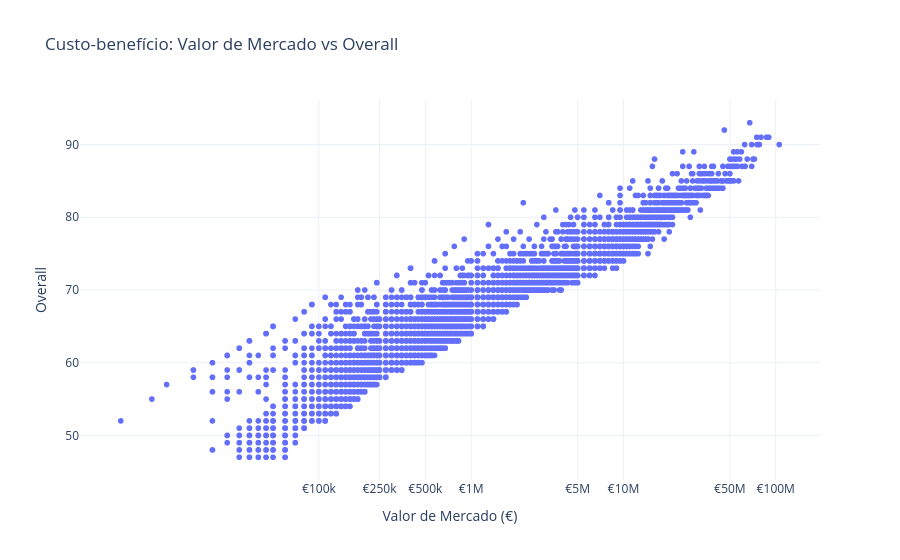

Notebook code cell kept with this figure:
### Markdown cell above
## Valor de Mercado vs Overall (Custo-Benefício)

O gráfico mostra uma relação positiva entre o overall dos jogadores e seu valor de mercado: atletas com melhor desempenho técnico tendem a valer mais. No entanto, essa relação não é linear, havendo grande variação de preços para jogadores com o mesmo overall.
Observa-se que fatores como idade, potencial, clube e visibilidade no mercado influenciam fortemente o valor, explicando casos de jogadores supervalorizados (alto valor, overall mediano) e subvalorizados (bom overall com baixo custo).
O gráfico é útil para identificar oportunidades de custo-benefício, auxiliando decisões de scouting, compra, venda ou renovação de contratos.

### Code cell
fig = px.scatter(
    df,
    x='value_eur',
    y='overall_rating',
    log_x=True,
    hover_name='name',
    hover_data={
        'value_eur': ':,.0f',
        'overall_rating': True,
        'age': True,
        'nationality': True,
        'team': True
    },
    title='Custo-benefício: Valor de Mercado vs Overall'
)

fig.update_xaxes(
    tickvals=[
        100_000,
        250_000,
        500_000,
        1_000_000,
        5_000_000,
        10_000_000,
        50_000_000,
        100_000_000
    ],
    ticktext=[
        '€100k',
        '€250k',
        '€500k',
        '€1M',
        '€5M',
        '€10M',
        '€50M',
        '€100M'
    ],
    title='Valor de Mercado (€)'
)

fig.update_layout(
    yaxis_title='Overall',
    template='plotly_white'
)

fig.show()

### Figure 1 — Plotly figure (JSON) as saved in the notebook; plotly's stock layout.template omitted (floating-point values rounded to 4 significant figures; data arrays with more than 128 entries replaced by an {"elided": "..."} marker saying what was removed)
{"data": [{"customdata": {"elided": "18978x3 mixed values"}, "hovertemplate": "<b>%{hovertext}</b><br><br>value_eur=%{x:,.0f}<br>overall_rating=%{y}<br>age=%{customdata[0]}<br>nationality=%{customdata[1]}<br>team=%{customdata[2]}<extra></extra>", "hovertext": {"elided": "18978 str values"}, "legendgroup": "", "marker": {"color": "#636efa", "symbol": "circle"}, "mode": "markers", "name": "", "showlegend": false, "type": "scattergl", "x": {"elided": "18978 float values"}, "xaxis": "x", "y": {"elided": "18978 int values"}, "yaxis": "y"}], "layout": {"legend": {"tracegroupgap": 0}, "title": {"text": "Custo-benefício: Valor de Mercado vs Overall"}, "xaxis": {"anchor": "y", "domain": [0, 1], "ticktext": ["€100k", "€250k", "€500k", "€1M", "€5M", "€10M", "€50M", "€100M"], "tickvals": [100000, 250000, 500000, 1000000, 5000000, 10000000, 50000000, 100000000], "title": {"text": "Valor de Mercado (€)"}, "type": "log"}, "yaxis": {"anchor": "x", "domain": [0, 1], "title": {"text": "Overall"}}}}
